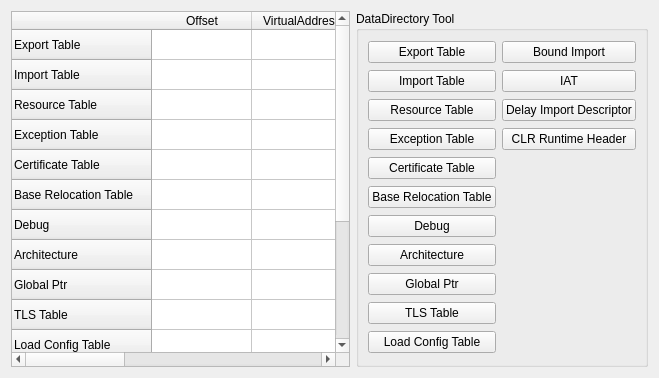
<?xml version="1.0" encoding="UTF-8"?>
<ui version="4.0">
 <class>FormDataDirectory</class>
 <widget class="QWidget" name="FormDataDirectory">
  <property name="geometry">
   <rect>
    <x>0</x>
    <y>0</y>
    <width>659</width>
    <height>378</height>
   </rect>
  </property>
  <property name="windowTitle">
   <string>Form</string>
  </property>
  <layout class="QGridLayout" name="gridLayout_2">
   <item row="0" column="0">
    <widget class="QTableWidget" name="tableWidget">
     <row>
      <property name="text">
       <string>Export Table</string>
      </property>
     </row>
     <row>
      <property name="text">
       <string>Import Table</string>
      </property>
     </row>
     <row>
      <property name="text">
       <string>Resource Table</string>
      </property>
     </row>
     <row>
      <property name="text">
       <string>Exception Table</string>
      </property>
     </row>
     <row>
      <property name="text">
       <string>Certificate Table</string>
      </property>
     </row>
     <row>
      <property name="text">
       <string>Base Relocation Table</string>
      </property>
     </row>
     <row>
      <property name="text">
       <string>Debug</string>
      </property>
     </row>
     <row>
      <property name="text">
       <string>Architecture</string>
      </property>
     </row>
     <row>
      <property name="text">
       <string>Global Ptr</string>
      </property>
     </row>
     <row>
      <property name="text">
       <string>TLS Table</string>
      </property>
     </row>
     <row>
      <property name="text">
       <string>Load Config Table</string>
      </property>
     </row>
     <row>
      <property name="text">
       <string>Bound Import</string>
      </property>
     </row>
     <row>
      <property name="text">
       <string>IAT</string>
      </property>
     </row>
     <row>
      <property name="text">
       <string>Delay Import Descriptor</string>
      </property>
     </row>
     <row>
      <property name="text">
       <string>CLR Runtime Header</string>
      </property>
     </row>
     <row>
      <property name="text">
       <string>Reserved</string>
      </property>
     </row>
     <column>
      <property name="text">
       <string>Offset</string>
      </property>
     </column>
     <column>
      <property name="text">
       <string>VirtualAddress</string>
      </property>
     </column>
     <column>
      <property name="text">
       <string>Size</string>
      </property>
     </column>
    </widget>
   </item>
   <item row="0" column="1">
    <widget class="QGroupBox" name="groupBox">
     <property name="title">
      <string>DataDirectory Tool</string>
     </property>
     <layout class="QGridLayout" name="gridLayout">
      <item row="0" column="0">
       <widget class="QPushButton" name="pushButtonExportTable">
        <property name="text">
         <string>Export Table</string>
        </property>
       </widget>
      </item>
      <item row="0" column="1">
       <widget class="QPushButton" name="pushButton_11">
        <property name="text">
         <string>Bound Import</string>
        </property>
       </widget>
      </item>
      <item row="1" column="0">
       <widget class="QPushButton" name="pushButtonImportTable">
        <property name="text">
         <string>Import Table</string>
        </property>
       </widget>
      </item>
      <item row="1" column="1">
       <widget class="QPushButton" name="pushButton_12">
        <property name="text">
         <string>IAT</string>
        </property>
       </widget>
      </item>
      <item row="2" column="0">
       <widget class="QPushButton" name="pushButton_3">
        <property name="text">
         <string>Resource Table</string>
        </property>
       </widget>
      </item>
      <item row="2" column="1">
       <widget class="QPushButton" name="pushButton_13">
        <property name="text">
         <string>Delay Import Descriptor</string>
        </property>
       </widget>
      </item>
      <item row="3" column="0">
       <widget class="QPushButton" name="pushButton_4">
        <property name="text">
         <string>Exception Table</string>
        </property>
       </widget>
      </item>
      <item row="3" column="1">
       <widget class="QPushButton" name="pushButton_14">
        <property name="text">
         <string>CLR Runtime Header</string>
        </property>
       </widget>
      </item>
      <item row="4" column="0">
       <widget class="QPushButton" name="pushButton_5">
        <property name="text">
         <string>Certificate Table</string>
        </property>
       </widget>
      </item>
      <item row="5" column="0">
       <widget class="QPushButton" name="pushButton_6">
        <property name="text">
         <string>Base Relocation Table</string>
        </property>
       </widget>
      </item>
      <item row="6" column="0">
       <widget class="QPushButton" name="pushButton_7">
        <property name="text">
         <string>Debug</string>
        </property>
       </widget>
      </item>
      <item row="7" column="0">
       <widget class="QPushButton" name="pushButton_8">
        <property name="text">
         <string>Architecture</string>
        </property>
       </widget>
      </item>
      <item row="8" column="0">
       <widget class="QPushButton" name="pushButton_16">
        <property name="text">
         <string>Global Ptr</string>
        </property>
       </widget>
      </item>
      <item row="9" column="0">
       <widget class="QPushButton" name="pushButton_9">
        <property name="text">
         <string>TLS Table</string>
        </property>
       </widget>
      </item>
      <item row="10" column="0">
       <widget class="QPushButton" name="pushButton_10">
        <property name="text">
         <string>Load Config Table</string>
        </property>
       </widget>
      </item>
     </layout>
    </widget>
   </item>
  </layout>
 </widget>
 <resources/>
 <connections/>
</ui>
